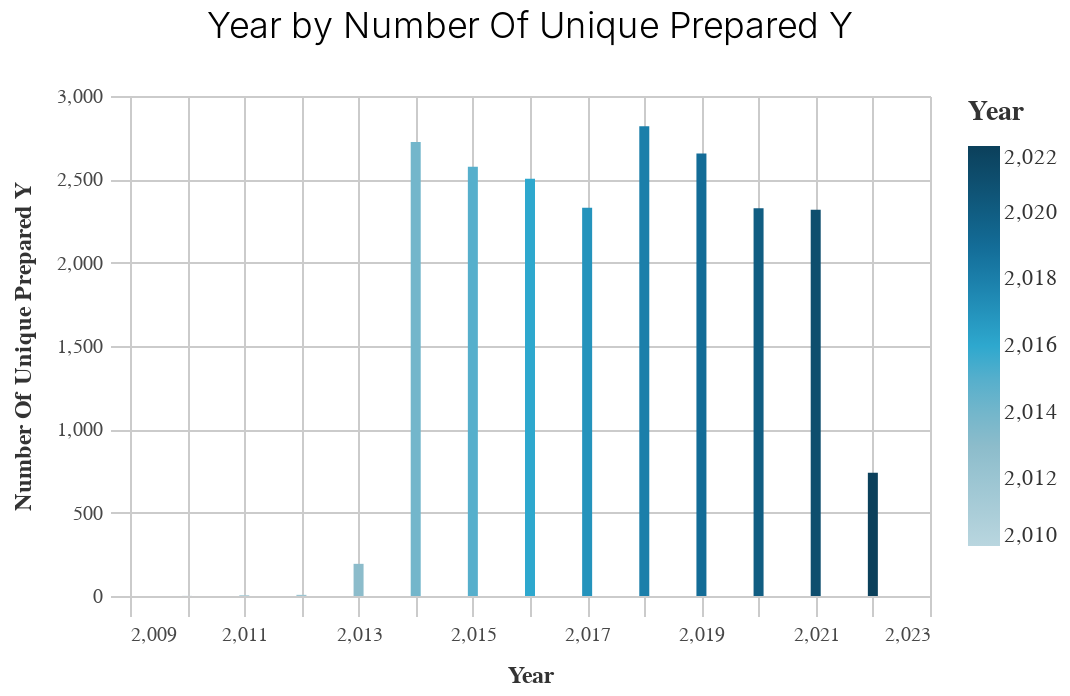

Notebook code cell kept with this figure:
### Code cell
_dla_utils.basic_bar_chart(tops, "prepared_y","unique_prepared_y", "prepared_y", "subset")

### Figure 1 — Vega-Lite specification as saved in the notebook (floating-point values rounded to 4 significant figures)
{"width": 400, "height": 250, "background": "white", "config": {"title": {"fontSize": 18, "font": "Raleway", "anchor": "middle", "fontColor": "#333", "fontWeight": 300, "offset": 20}, "header": {"labelFont": "Nunito Sans", "titleFont": "Raleway"}, "axis": {"domain": true, "domainColor": "#cbcbcb", "grid": true, "gridColor": "#cbcbcb", "gridWidth": 1, "labelColor": "#474747", "labelFontSize": 10, "titleColor": "#333", "tickColor": "#cbcbcb", "tickSize": 10, "titleFontSize": 12, "titlePadding": 10, "labelPadding": 4, "labelFont": "Nunito Sans", "titleFont": "Raleway"}, "axisBand": {"grid": false}, "range": {"category_bright": ["#2EA8CE", "#EB9F3C", "#F4D837", "#51BF9D", "#8CBCCB", "#9487C0"], "category_bold": ["#136C97", "#E16B26", "#F6BF16", "#00896B", "#7790A3", "#5B559C"], "diverging": ["#E16B26", "#EB9F3C", "#f6e7e1", "#8CBCCB", "#2EA8CE", "#136C97"], "sequential": ["#B9D6DF", "#8CBCCB", "#2EA8CE", "#136C97", "#0B405B"]}, "legend": {"labelFont": "Nunito Sans", "labelFontSize": 11, "symbolType": "square", "symbolSize": 30, "titleFont": "Raleway", "titleFontSize": 14, "titlePadding": 10, "padding": 1, "orient": "right", "labelLimit": 0, "labelColor": "#333", "titleColor": "#333"}, "view": {"stroke": "transparent"}, "group": {"fill": "white"}, "arc": {"fill": "#8CBCCB"}, "area": {"fill": "#8CBCCB"}, "line": {"stroke": "#8CBCCB", "strokeWidth": 2}, "trail": {"color": "#8CBCCB", "stroke": "#8CBCCB", "strokeWidth": 0, "size": 1}, "path": {"stroke": "#8CBCCB", "strokeWidth": 0.5}, "rect": {"fill": "#8CBCCB"}, "point": {"filled": true, "shape": "circle"}, "shape": {"stroke": "#8CBCCB"}, "text": {"font": "Nunito Sans", "color": "#8CBCCB", "fontSize": 11, "align": "center", "fontWeight": 400, "size": 11}, "bar": {"binSpacing": 2, "fill": "#8CBCCB", "stroke": false}, "background": "white", "font": "Raleway"}, "data": {"name": "data-8a0e109005f0249252e2184098043e39"}, "mark": "bar", "encoding": {"color": {"field": "prepared_y", "legend": {"title": "Year"}, "scale": {"range": ["#B9D6DF", "#8CBCCB", "#2EA8CE", "#136C97", "#0B405B"]}, "type": "quantitative"}, "x": {"field": "prepared_y", "sort": "-y", "title": "Year", "type": "quantitative"}, "y": {"field": "unique_prepared_y", "title": "Number Of Unique Prepared Y", "type": "quantitative"}}, "title": "Year by Number Of Unique Prepared Y", "$schema": "https://vega.github.io/schema/vega-lite/v4.17.0.json", "datasets": {"data-8a0e109005f0249252e2184098043e39": [{"prefix": "HSIPL", "unique_prefix": 3463, "prepared_y": 2018.0, "unique_prepared_y": 2819.0, "status_comment": "Authorized", "unique_status_comment": 20498, "project_location": "San Francisco Bay Area", "unique_project_location": 68, "type_of_work": "Bridge Replacement (tc)", "unique_type_of_work": 727, "mpo": "SCAG", "unique_mpo": 5235, "primary_agency_name": "Humboldt County", "unique_primary_agency_name": 713}, {"prefix": "CML", "unique_prefix": 3441, "prepared_y": 2014.0, "unique_prepared_y": 2724.0, "status_comment": "..", "unique_status_comment": 190, "project_location": "Various Locations", "unique_project_location": 32, "type_of_work": "Bridge Replacement", "unique_type_of_work": 553, "mpo": "MTC", "unique_mpo": 3419, "primary_agency_name": "Los Angeles", "unique_primary_agency_name": 508}, {"prefix": "STPL", "unique_prefix": 2909, "prepared_y": 2019.0, "unique_prepared_y": 2655.0, "status_comment": "Prog Code Z400", "unique_status_comment": 108, "project_location": "Sacog Region", "unique_project_location": 29, "type_of_work": "FTA Transfer", "unique_type_of_work": 471, "mpo": "NON-MPO", "unique_mpo": 2766, "primary_agency_name": "Los Angeles County", "unique_primary_agency_name": 488}, {"prefix": "ER", "unique_prefix": 1800, "prepared_y": 2015.0, "unique_prepared_y": 2575.0, "status_comment": "Prog Code M400", "unique_status_comment": 76, "project_location": "Golden Gate Bridge", "unique_project_location": 27, "type_of_work": "Permanent Restoration", "unique_type_of_work": 324, "mpo": "SACOG", "unique_mpo": 1946, "primary_agency_name": "Santa Cruz County", "unique_primary_agency_name": 482}, {"prefix": "BRLO", "unique_prefix": 1496, "prepared_y": 2016.0, "unique_prepared_y": 2503.0, "status_comment": "Prog Code Z230", "unique_status_comment": 47, "project_location": "Throughout Kern County", "unique_project_location": 24, "type_of_work": "Road Rehabilitation", "unique_type_of_work": 273, "mpo": "CFCG", "unique_mpo": 1455, "primary_agency_name": "Fresno", "unique_primary_agency_name": 471}, {"prefix": "BRLS", "unique_prefix": 957, "prepared_y": 2017.0, "unique_prepared_y": 2329.0, "status_comment": "Prog Code Z003", "unique_status_comment": 30, "project_location": "Citywide", "unique_project_location": 18, "type_of_work": "Bridge Preventive Maintenance", "unique_type_of_work": 178, "mpo": "KCOG", "unique_mpo": 1045, "primary_agency_name": "El Dorado County", "unique_primary_agency_name": 312}, {"prefix": "ATPL", "unique_prefix": 627, "prepared_y": 2020.0, "unique_prepared_y": 2326.0, "status_comment": "Prog Code M40E", "unique_status_comment": 26, "project_location": "FTA transfer", "unique_project_location": 16, "type_of_work": "Emergency Opening", "unique_type_of_work": 162, "mpo": "AMBAG", "unique_mpo": 797, "primary_agency_name": "Kern County", "unique_primary_agency_name": 301}, {"prefix": "RPSTPL", "unique_prefix": 591, "prepared_y": 2021.0, "unique_prepared_y": 2317.0, "status_comment": "Prog Code M0E3", "unique_status_comment": 22, "project_location": "Various Locations (see Comments)", "unique_project_location": 14, "type_of_work": "Storm Damage Restoration", "unique_type_of_work": 129, "mpo": "STANCOG", "unique_mpo": 795, "primary_agency_name": "Bakersfield", "unique_primary_agency_name": 280}, {"prefix": "HPLUL", "unique_prefix": 344, "prepared_y": 2022.0, "unique_prepared_y": 740.0, "status_comment": "Prog Code M23E", "unique_status_comment": 17, "project_location": "Various Locations In San Diego County", "unique_project_location": 14, "type_of_work": "Pavement Rehabilitation", "unique_type_of_work": 125, "mpo": "SJCG", "unique_mpo": 553, "primary_agency_name": "Fresno County", "unique_primary_agency_name": 280}, {"prefix": "SRTSL", "unique_prefix": 332, "prepared_y": 2013.0, "unique_prepared_y": 193.0, "status_comment": "Prog Code Z301", "unique_status_comment": 14, "project_location": "County Of Madera", "unique_project_location": 13, "type_of_work": "Seismic Retrofit", "unique_type_of_work": 123, "mpo": "SDAG", "unique_mpo": 518, "primary_agency_name": "Stockton", "unique_primary_agency_name": 277}, {"prefix": "BPMP", "unique_prefix": 321, "prepared_y": 2012.0, "unique_prepared_y": 7.0, "status_comment": "Prog Code M230", "unique_status_comment": 13, "project_location": "Sixth Street Viaduct Over La River, Us 101, And Uprr, Bnsf, Amtrack, Lacmta And", "unique_project_location": 13, "type_of_work": "Bridge Rehabilitation", "unique_type_of_work": 113, "mpo": "TCAG", "unique_mpo": 508, "primary_agency_name": "San Joaquin County", "unique_primary_agency_name": 274}, {"prefix": "ACSTP", "unique_prefix": 317, "prepared_y": 2011.0, "unique_prepared_y": 5.0, "status_comment": "Prog Code M240", "unique_status_comment": 13, "project_location": "Various Locations Throughout The City", "unique_project_location": 13, "type_of_work": "Replace 2 Lane Bridge With 2 Lane Bridge (tc)", "unique_type_of_work": 96, "mpo": "SBCG", "unique_mpo": 366, "primary_agency_name": "Modesto", "unique_primary_agency_name": 250}, {"prefix": "BPMPL", "unique_prefix": 282, "prepared_y": 2010.0, "unique_prepared_y": 1.0, "status_comment": "Prog Code Z40E", "unique_status_comment": 13, "project_location": "In Stanislaus County", "unique_project_location": 12, "type_of_work": "Ac Overlay (tc)", "unique_type_of_work": 78, "mpo": "MCAG", "unique_mpo": 311, "primary_agency_name": "Mendocino County", "unique_primary_agency_name": 246}, {"prefix": "HRRRL", "unique_prefix": 275, "prepared_y": null, "unique_prepared_y": null, "status_comment": "Prog Code L23E", "unique_status_comment": 10, "project_location": "Stanislaus County", "unique_project_location": 12, "type_of_work": "Road Rehabilitation (tc)", "unique_type_of_work": 78, "mpo": "BCAG", "unique_mpo": 281, "primary_agency_name": "Sacramento County", "unique_primary_agency_name": 233}, {"prefix": "FTACML", "unique_prefix": 273, "prepared_y": null, "unique_prepared_y": null, "status_comment": "Prog Code RPS9", "unique_status_comment": 10, "project_location": "Various", "unique_project_location": 12, "type_of_work": "Bridge Rehabilitation (tc)", "unique_type_of_work": 75, "mpo": "SLAC", "unique_mpo": 251, "primary_agency_name": "Tulare County", "unique_primary_agency_name": 222}, {"prefix": "BHLS", "unique_prefix": 265, "prepared_y": null, "unique_prepared_y": null, "status_comment": "Prog Code L40E", "unique_status_comment": 8, "project_location": "Bay Area", "unique_project_location": 11, "type_of_work": "Road Reconstruction", "unique_type_of_work": 69, "mpo": "STPA", "unique_mpo": 222, "primary_agency_name": "Stanislaus County", "unique_primary_agency_name": 218}, {"prefix": "CMLNI", "unique_prefix": 257, "prepared_y": null, "unique_prepared_y": null, "status_comment": "Prog Code M003", "unique_status_comment": 8, "project_location": "City Of Atwater", "unique_project_location": 11, "type_of_work": "Install Traffic Signal", "unique_type_of_work": 58, "mpo": "MCTC", "unique_mpo": 202, "primary_agency_name": "Sacramento", "unique_primary_agency_name": 189}, {"prefix": "ACSTER", "unique_prefix": 255, "prepared_y": null, "unique_prepared_y": null, "status_comment": "Prog Code Z240", "unique_status_comment": 7, "project_location": "City Of Modesto", "unique_project_location": 11, "type_of_work": "Bridge Preventative Maintenance", "unique_type_of_work": 47, "mpo": "KCAG", "unique_mpo": 147, "primary_agency_name": "Placer County", "unique_primary_agency_name": 180}, {"prefix": "STPLZ", "unique_prefix": 182, "prepared_y": null, "unique_prepared_y": null, "status_comment": "Prog Code L230", "unique_status_comment": 6, "project_location": "City Of Visalia", "unique_project_location": 11, "type_of_work": "Replace Bridge (tc)", "unique_type_of_work": 46, "mpo": "SANDAG", "unique_mpo": 137, "primary_agency_name": "Santa Barbara County", "unique_primary_agency_name": 169}, {"prefix": "STPLN", "unique_prefix": 114, "prepared_y": null, "unique_prepared_y": null, "status_comment": "Prog Code Z23E", "unique_status_comment": 5, "project_location": "City Of Wasco", "unique_project_location": 11, "type_of_work": "Pedestrian Improvements", "unique_type_of_work": 43, "mpo": "SJCOG", "unique_mpo": 134, "primary_agency_name": "Clovis", "unique_primary_agency_name": 164}]}}
